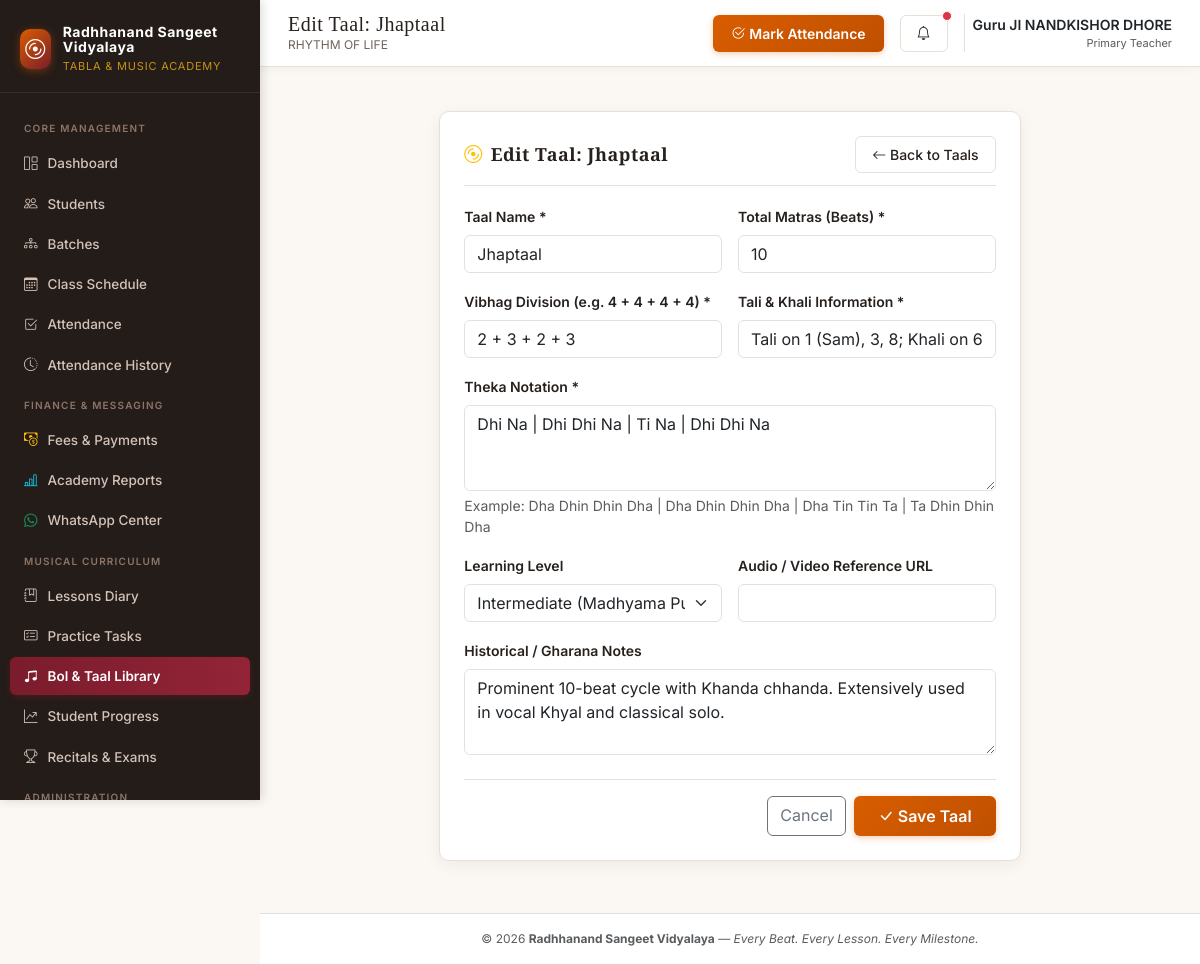
Screenshot of /library/taals/2/edit/ (signed in) with the database file from the repository.
### academy/models.py (models this page shows, shortened)
class AcademySettings(models.Model):
    academy_name = models.CharField(max_length=200, default="Radhhanand Sangeet Vidyalaya")
    tagline = models.CharField(max_length=255, default="Every Beat. Every Lesson. Every Milestone.")
    teacher_name = models.CharField(max_length=150, default="Guru Ji")
    phone = models.CharField(max_length=25, blank=True, default="+91 98765 43210", help_text="Official academy contact phone")
    email = models.EmailField(blank=True, default="contact@radhhanand.org", help_text="Official academy email")
    address = models.TextField(blank=True, default="Radhhanand Sangeet Vidyalaya, India", help_text="Academy premises address")
    whatsapp_number = models.CharField(max_length=25, blank=True, default="+91 98765 43210", help_text="Official academy WhatsApp number")
    attendance_threshold = models.FloatField(
        default=75.0,
        help_text="Attendance percentage threshold below which alerts are flagged (e.g. 75%)"
    )
    consecutive_absence_threshold = models.PositiveIntegerField(
        default=3,
        help_text="Number of consecutive conducted sessions missed before an alert triggers"
    )
    currency_symbol = models.CharField(max_length=10, default="₹")
    date_format = models.CharField(max_length=30, default="YYYY-MM-DD")
    enable_fees = models.BooleanField(default=True, help_text="Enable or disable fee management module")
    enable_late_status = models.BooleanField(default=False, help_text="Enable 'Late' as an attendance status")
    default_class_duration = models.PositiveIntegerField(default=60, help_text="Default duration in minutes")
    updated_at = models.DateTimeField(auto_now=True)
    class Meta:
        verbose_name = "Academy Settings"
        verbose_name_plural = "Academy Settings"
    @classmethod
    def get_settings(cls):
        settings_obj = cls.objects.first()
        if not settings_obj:
            settings_obj = cls.objects.create(academy_name="Radhhanand Sangeet Vidyalaya")
        elif settings_obj.academy_name != "Radhhanand Sangeet Vidyalaya":
            settings_obj.academy_name = "Radhhanand Sangeet Vidyalaya"
            settings_obj.save(update_fields=['academy_name'])
        return settings_obj

class Taal(models.Model):
    LEVEL_CHOICES = Student.LEVEL_CHOICES
    name = models.CharField(max_length=100, unique=True)
    matras = models.PositiveIntegerField(help_text="Total number of beats (matras)")
    vibhag_structure = models.CharField(
        max_length=100,
        help_text="Division of vibhags, e.g., '4 + 4 + 4 + 4' or '2 + 3 + 2 + 3'"
    )
    tali_khali_info = models.CharField(
        max_length=255,
        help_text="Tali and Khali positions, e.g., 'Tali on 1, 5, 13; Khali on 9'"
    )
    theka_notation = models.TextField(help_text="Basic theka bols with vibhag divisions")
    level = models.CharField(max_length=30, choices=LEVEL_CHOICES, default='beginner')
    notes = models.TextField(blank=True)
    reference_url = models.URLField(blank=True, help_text="Reference link or video/audio demonstration")
    class Meta:
        ordering = ['matras', 'name']

### academy/views.py (the view)
# urls.py: path('library/taals/<int:taal_id>/edit/', views.taal_edit, name='taal_edit'),
@login_required
def taal_edit(request, taal_id):
    taal = get_object_or_404(Taal, id=taal_id)
    if request.method == 'POST':
        form = TaalForm(request.POST, instance=taal)
        if form.is_valid():
            form.save()
            messages.success(request, f"Taal '{taal.name}' updated.")
            return redirect('taal_detail', taal_id=taal.id)
    else:
        form = TaalForm(instance=taal)
    return render(request, 'academy/library/taal_form.html', {'form': form, 'taal': taal, 'title': f'Edit Taal: {taal.name}'})

### academy/forms.py
class TaalForm(BaseStyledModelForm):
    class Meta:
        model = Taal
        fields = ['name', 'matras', 'vibhag_structure', 'tali_khali_info', 'theka_notation', 'level', 'notes', 'reference_url']
        widgets = {
            'theka_notation': forms.Textarea(attrs={'class': 'form-control font-monospace', 'rows': 3}),
        }

### academy/context_processors.py (called while the page is built)
def academy_context(request):
    try:
        settings_obj = AcademySettings.get_settings()
        alert_count = AcademyAlert.objects.filter(is_dismissed=False).count() if request.user.is_authenticated else 0
    except Exception:
        settings_obj = None
        alert_count = 0
    return {
        'academy_settings': settings_obj,
        'unread_alerts_count': alert_count,
        'current_year': timezone.now().year,
    }

### academy/templates/academy/library/taal_form.html (shortened to what this page needs)
{% extends 'academy/base.html' %}
{% block page_title %}{{ title }}{% endblock %}
{% block content %}
<div class="row justify-content-center">
    <div class="col-12 col-lg-8">
        <div class="taal-card">
            <div class="taal-card-header">
                <h3 class="taal-card-title"><i class="bi bi-disc text-warning"></i> {{ title }}</h3>
                <a href="{% url 'taal_list' %}" class="btn btn-sm btn-taal-outline"><i class="bi bi-arrow-left"></i> Back to Taals</a>
            </div>
            <form method="POST" novalidate>
                <div class="row g-3 mb-3">
                    <div class="col-12 col-md-6">
                        <label class="form-label small fw-semibold">Taal Name *</label>
                        {{ form.name }}
                    </div>
                    <div class="col-12 col-md-6">
                        <label class="form-label small fw-semibold">Total Matras (Beats) *</label>
                        {{ form.matras }}
                    </div>
                </div>
                <div class="row g-3 mb-3">
                    <div class="col-12 col-md-6">
                        <label class="form-label small fw-semibold">Vibhag Division (e.g. 4 + 4 + 4 + 4) *</label>
                        {{ form.vibhag_structure }}
                    </div>
                    <div class="col-12 col-md-6">
                        <label class="form-label small fw-semibold">Tali & Khali Information *</label>
                        {{ form.tali_khali_info }}
                    </div>
                </div>
                <div class="mb-3">
                    <label class="form-label small fw-semibold">Theka Notation *</label>
                    {{ form.theka_notation }}
                    <small class="text-muted d-block mt-1">Example: Dha Dhin Dhin Dha | Dha Dhin Dhin Dha | Dha Tin Tin Ta | Ta Dhin Dhin Dha</small>
                </div>
                <div class="row g-3 mb-3">
                    <div class="col-12 col-md-6">
                        <label class="form-label small fw-semibold">Learning Level</label>
                        {{ form.level }}
                    </div>
                    <div class="col-12 col-md-6">
                        <label class="form-label small fw-semibold">Audio / Video Reference URL</label>
                        {{ form.reference_url }}
                    </div>
                </div>
                <div class="mb-4">
                    <label class="form-label small fw-semibold">Historical / Gharana Notes</label>
                    {{ form.notes }}
                </div>
                <div class="d-flex justify-content-end gap-2 pt-3 border-top">
                    <a href="{% url 'taal_list' %}" class="btn btn-outline-secondary">Cancel</a>
                    <button type="submit" class="btn btn-taal-primary px-4"><i class="bi bi-check-lg"></i> Save Taal</button>
                </div>
            </form>
        </div>
    </div>
</div>
{% endblock %}

### academy/templates/academy/base.html (shortened to what this page needs)
{% load static %}
<!DOCTYPE html>
<html lang="en">
<head>
    <link href="https://cdn.jsdelivr.net/npm/bootstrap@5.3.3/dist/css/bootstrap.min.css" rel="stylesheet">
    <link rel="stylesheet" href="https://cdn.jsdelivr.net/npm/bootstrap-icons@1.11.3/font/bootstrap-icons.min.css">
    <link rel="stylesheet" href="{% static 'academy/css/taal.css' %}">
</head>
<body>
    <div class="app-container">
        {% if user.is_authenticated %}
        <aside class="app-sidebar no-print" id="appSidebar">
            <div class="sidebar-header d-flex justify-content-between align-items-center">
                <a href="{% url 'dashboard' %}" class="brand-badge text-decoration-none">
                    <div class="brand-icon">
                        <i class="bi bi-disc"></i>
                    </div>
                    <div>
                        <div class="brand-title" style="font-size: 14px; font-weight: 700; letter-spacing: 0.5px;">Radhhanand Sangeet Vidyalaya</div>
                        <div class="brand-subtitle" style="font-size: 11px; color: #C69214;">Tabla & Music Academy</div>
                    </div>
                </a>
            </div>
            <nav class="sidebar-nav">
                <div class="nav-section-title">Core Management</div>
                <a href="{% url 'dashboard' %}" class="nav-link-custom {% if request.resolver_match.url_name == 'dashboard' %}active{% endif %}">
                    <span class="nav-left"><i class="bi bi-grid-1x2"></i> Dashboard</span>
                </a>
                <a href="{% url 'student_list' %}" class="nav-link-custom {% if 'student' in request.resolver_match.url_name %}active{% endif %}">
                    <span class="nav-left"><i class="bi bi-people"></i> Students</span>
                </a>
                <a href="{% url 'batch_list' %}" class="nav-link-custom {% if 'batch' in request.resolver_match.url_name %}active{% endif %}">
                    <span class="nav-left"><i class="bi bi-diagram-3"></i> Batches</span>
                </a>
                <a href="{% url 'session_list' %}" class="nav-link-custom {% if 'session' in request.resolver_match.url_name %}active{% endif %}">
                    <span class="nav-left"><i class="bi bi-calendar3"></i> Class Schedule</span>
                </a>
                <a href="{% url 'attendance_hub' %}" class="nav-link-custom {% if request.resolver_match.url_name == 'attendance_hub' or request.resolver_match.url_name == 'attendance_mark' %}active{% endif %}">
                    <span class="nav-left"><i class="bi bi-check2-square"></i> Attendance</span>
                </a>
                <a href="{% url 'attendance_history' %}" class="nav-link-custom {% if request.resolver_match.url_name == 'attendance_history' or request.resolver_match.url_name == 'attendance_audit_list' %}active{% endif %}">
                    <span class="nav-left"><i class="bi bi-clock-history"></i> Attendance History</span>
                </a>
                <div class="nav-section-title">Finance & Messaging</div>
                <a href="{% url 'fee_dashboard' %}" class="nav-link-custom {% if 'fee' in request.resolver_match.url_name or 'payment' in request.resolver_match.url_name or 'receipt' in request.resolver_match.url_name %}active{% endif %}">
                    <span class="nav-left"><i class="bi bi-cash-coin text-warning"></i> Fees & Payments</span>
                </a>
                <a href="{% url 'attendance_reports' %}" class="nav-link-custom {% if 'report' in request.resolver_match.url_name %}active{% endif %}">
                    <span class="nav-left"><i class="bi bi-bar-chart-line text-info"></i> Academy Reports</span>
                </a>
                <a href="{% url 'whatsapp_hub' %}" class="nav-link-custom {% if 'whatsapp' in request.resolver_match.url_name %}active{% endif %}">
                    <span class="nav-left"><i class="bi bi-whatsapp text-success"></i> WhatsApp Center</span>
                </a>
                <div class="nav-section-title">Musical Curriculum</div>
                <a href="{% url 'lesson_list' %}" class="nav-link-custom {% if 'lesson' in request.resolver_match.url_name %}active{% endif %}">
                    <span class="nav-left"><i class="bi bi-journal-bookmark"></i> Lessons Diary</span>
                </a>
                <a href="{% url 'assignment_list' %}" class="nav-link-custom {% if 'assignment' in request.resolver_match.url_name %}active{% endif %}">
                    <span class="nav-left"><i class="bi bi-card-checklist"></i> Practice Tasks</span>
                </a>
                <a href="{% url 'taal_list' %}" class="nav-link-custom {% if 'library' in request.resolver_match.url_name or 'taal' in request.resolver_match.url_name or 'composition' in request.resolver_match.url_name %}active{% endif %}">
                    <span class="nav-left"><i class="bi bi-music-note-beamed"></i> Bol & Taal Library</span>
                </a>
                <a href="{% url 'progress_list' %}" class="nav-link-custom {% if 'progress' in request.resolver_match.url_name %}active{% endif %}">
                    <span class="nav-left"><i class="bi bi-graph-up-arrow"></i> Student Progress</span>
                </a>
                <a href="{% url 'performance_list' %}" class="nav-link-custom {% if 'performance' in request.resolver_match.url_name or 'exam' in request.resolver_match.url_name %}active{% endif %}">
                    <span class="nav-left"><i class="bi bi-trophy"></i> Recitals & Exams</span>
                </a>
                <div class="nav-section-title">Administration</div>
            </nav>
        </aside>
        {% endif %}
        <div class="app-main">
            {% if user.is_authenticated %}
            <header class="app-topbar no-print">
                <div class="d-flex align-items-center gap-3">
                    <div class="topbar-title-area">
                        <h2>{% block page_title %}{{ academy_settings.academy_name }}{% endblock %}</h2>
                        <p class="d-none d-sm-block">{{ academy_settings.tagline }}</p>
                    </div>
                </div>
                <div class="topbar-actions">
                    <a href="{% url 'attendance_hub' %}" class="btn btn-sm btn-taal-primary d-none d-sm-inline-flex align-items-center gap-1">
                        <i class="bi bi-check2-circle"></i> Mark Attendance
                    </a>
                    <a href="{% url 'alert_list' %}" class="btn btn-sm btn-taal-outline position-relative" aria-label="Alerts">
                        <i class="bi bi-bell"></i>
                        {% if unread_alerts_count > 0 %}
                        <span class="position-absolute top-0 start-100 translate-middle p-1 bg-danger border border-light rounded-circle"></span>
                        {% endif %}
                    </a>
                    <div class="d-flex align-items-center gap-2 ps-2 border-start">
                        <div class="text-end d-none d-md-block">
                            <div class="small fw-semibold text-dark">{{ academy_settings.teacher_name }}</div>
                            <div class="text-muted" style="font-size: 11px;">Primary Teacher</div>
                        </div>
                    </div>
                </div>
            </header>
            {% endif %}
            <div class="container-fluid px-3 px-sm-4 pt-3 no-print">
            </div>
            <main class="page-content">
                {% block content %}{% endblock %}
            </main>
            <footer class="text-center py-3 text-muted border-top bg-white mt-auto no-print" style="font-size: 12px;">
                <div class="container">
                    &copy; {{ current_year }} <strong>{{ academy_settings.academy_name }}</strong> &mdash; <em>Every Beat. Every Lesson. Every Milestone.</em>
                </div>
            </footer>
        </div>
    </div>
</body>
</html>

### rows the page displays
AcademySettings: tagline "RHYTHM OF LIFE", teacher_name "Guru JI NANDKISHOR DHORE", academy_name "Radhhanand Sangeet Vidyalaya"
Taal: name "Jhaptaal", matras "10", vibhag_structure "2 + 3 + 2 + 3", tali_khali_info "Tali on 1 (Sam), 3, 8; Khali on 6", theka_notation "Dhi Na | Dhi Dhi Na | Ti Na | Dhi Dhi Na", level "Intermediate (Madhyama Purna)", notes "Prominent 10-beat cycle with Khanda chhanda. Extensively used in vocal Khyal and classical solo."

### other values shown
{{ title }} "Edit Taal: Jhaptaal"
